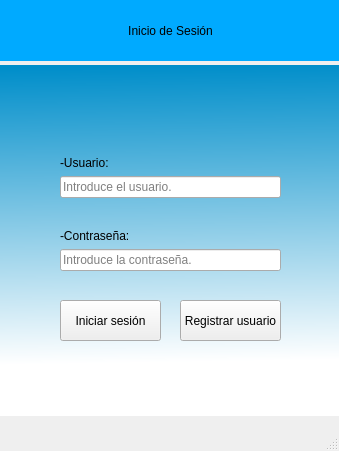
<?xml version="1.0" encoding="UTF-8"?>
<ui version="4.0">
 <class>MainWindow</class>
 <widget class="QMainWindow" name="MainWindow">
  <property name="enabled">
   <bool>true</bool>
  </property>
  <property name="geometry">
   <rect>
    <x>0</x>
    <y>0</y>
    <width>339</width>
    <height>451</height>
   </rect>
  </property>
  <property name="minimumSize">
   <size>
    <width>339</width>
    <height>451</height>
   </size>
  </property>
  <property name="maximumSize">
   <size>
    <width>339</width>
    <height>451</height>
   </size>
  </property>
  <property name="windowTitle">
   <string>MainWindow</string>
  </property>
  <widget class="QWidget" name="centralwidget">
   <widget class="QLabel" name="label">
    <property name="geometry">
     <rect>
      <x>0</x>
      <y>0</y>
      <width>341</width>
      <height>61</height>
     </rect>
    </property>
    <property name="autoFillBackground">
     <bool>false</bool>
    </property>
    <property name="styleSheet">
     <string notr="true">background-color: rgb(0, 170, 255);
font: 700 14pt &quot;Arial&quot;;</string>
    </property>
    <property name="text">
     <string>Inicio de Sesión</string>
    </property>
    <property name="alignment">
     <set>Qt::AlignCenter</set>
    </property>
   </widget>
   <widget class="QLabel" name="label_2">
    <property name="geometry">
     <rect>
      <x>0</x>
      <y>60</y>
      <width>341</width>
      <height>16</height>
     </rect>
    </property>
    <property name="styleSheet">
     <string notr="true">color: rgb(255, 255, 255);</string>
    </property>
    <property name="text">
     <string/>
    </property>
   </widget>
   <widget class="QLabel" name="label_3">
    <property name="geometry">
     <rect>
      <x>-2</x>
      <y>65</y>
      <width>351</width>
      <height>351</height>
     </rect>
    </property>
    <property name="styleSheet">
     <string notr="true">background-color: qlineargradient(spread:pad, x1:0.489, y1:0, x2:0.506, y2:1, stop:0 rgba(0, 142, 202, 255), stop:0.846591 rgba(255, 255, 255, 255));</string>
    </property>
    <property name="text">
     <string/>
    </property>
   </widget>
   <widget class="QWidget" name="verticalLayoutWidget">
    <property name="geometry">
     <rect>
      <x>60</x>
      <y>130</y>
      <width>221</width>
      <height>141</height>
     </rect>
    </property>
    <layout class="QVBoxLayout" name="verticalLayout">
     <item>
      <widget class="QLabel" name="label_4">
       <property name="autoFillBackground">
        <bool>false</bool>
       </property>
       <property name="styleSheet">
        <string notr="true">font: 14pt &quot;Arial&quot;;</string>
       </property>
       <property name="text">
        <string>-Usuario:</string>
       </property>
       <property name="alignment">
        <set>Qt::AlignBottom|Qt::AlignLeading|Qt::AlignLeft</set>
       </property>
      </widget>
     </item>
     <item>
      <widget class="QLineEdit" name="txt_user">
       <property name="placeholderText">
        <string>Introduce el usuario.</string>
       </property>
      </widget>
     </item>
     <item>
      <widget class="QLabel" name="label_5">
       <property name="styleSheet">
        <string notr="true">font: 14pt &quot;Arial&quot;;</string>
       </property>
       <property name="text">
        <string>-Contraseña:</string>
       </property>
       <property name="alignment">
        <set>Qt::AlignBottom|Qt::AlignLeading|Qt::AlignLeft</set>
       </property>
      </widget>
     </item>
     <item>
      <widget class="QLineEdit" name="txt_password">
       <property name="inputMethodHints">
        <set>Qt::ImhHiddenText|Qt::ImhNoAutoUppercase|Qt::ImhNoPredictiveText|Qt::ImhSensitiveData</set>
       </property>
       <property name="text">
        <string/>
       </property>
       <property name="echoMode">
        <enum>QLineEdit::Password</enum>
       </property>
       <property name="readOnly">
        <bool>false</bool>
       </property>
       <property name="placeholderText">
        <string>Introduce la contraseña.</string>
       </property>
      </widget>
     </item>
    </layout>
   </widget>
   <widget class="QPushButton" name="btnIniciarSesion">
    <property name="geometry">
     <rect>
      <x>60</x>
      <y>300</y>
      <width>101</width>
      <height>41</height>
     </rect>
    </property>
    <property name="text">
     <string>Iniciar sesión</string>
    </property>
    <property name="shortcut">
     <string>Return</string>
    </property>
   </widget>
   <widget class="QPushButton" name="btnRegistrar">
    <property name="geometry">
     <rect>
      <x>180</x>
      <y>300</y>
      <width>101</width>
      <height>41</height>
     </rect>
    </property>
    <property name="text">
     <string>Registrar usuario</string>
    </property>
   </widget>
  </widget>
  <widget class="QMenuBar" name="menubar">
   <property name="geometry">
    <rect>
     <x>0</x>
     <y>0</y>
     <width>339</width>
     <height>22</height>
    </rect>
   </property>
  </widget>
  <widget class="QStatusBar" name="statusbar"/>
 </widget>
 <resources/>
 <connections/>
</ui>
